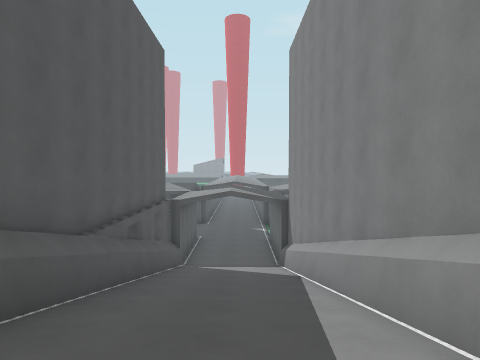
View 1 (above)

24 first-person views from a walk through a 3-D level made in the Godot game engine. The camera is 1.2 m above the floor, tilts 2° down and sees 75° across. The floor is counted in squares, 2 m on a side. Each view is taken from the middle of a square. On the plan, view 1 faces up. The plan holds only what a view shows up to about 9 squares ahead; the rest is blank. The place goes on beyond the plan. Characters and animated objects are left out.

View 2
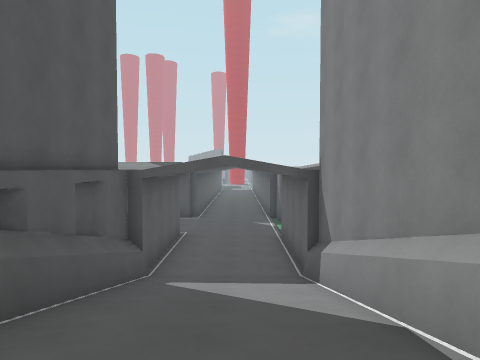

View 3
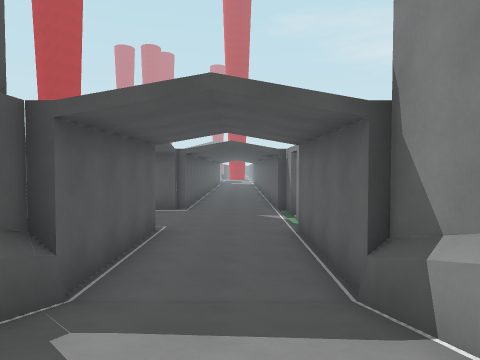

View 4
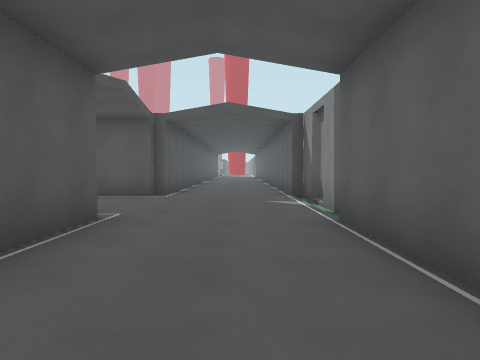

View 5
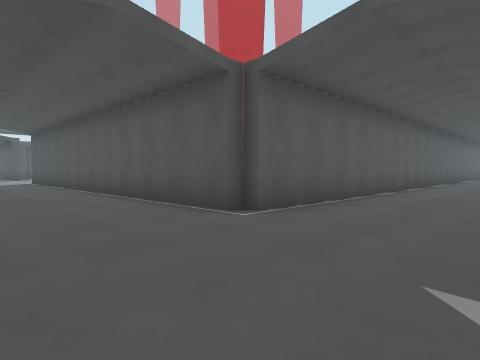

View 6
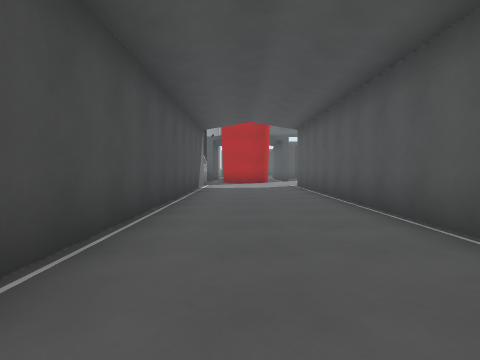

View 7
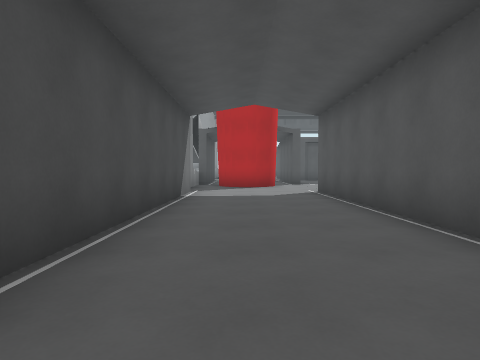

View 8
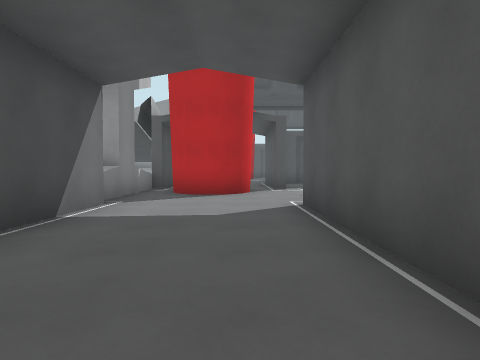

View 9
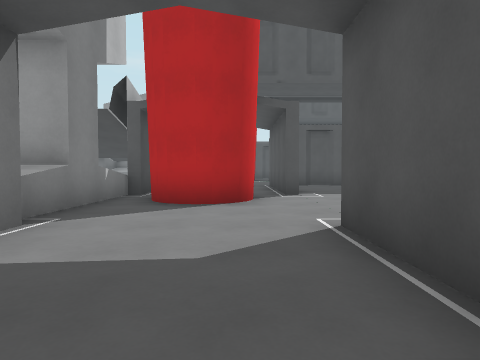

View 10
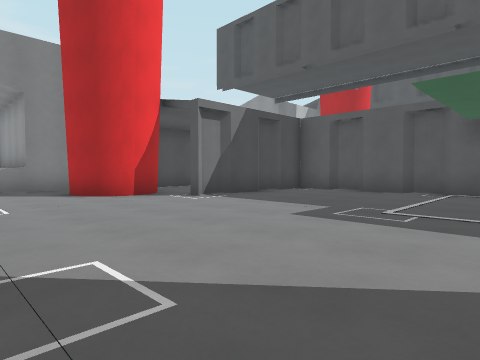

View 11
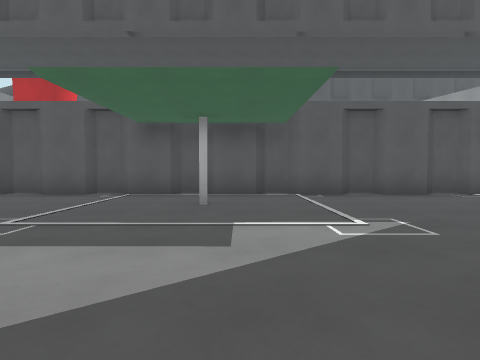

View 12
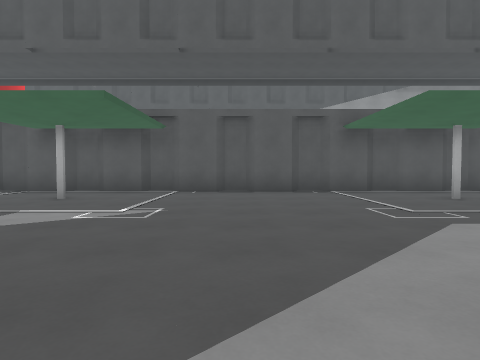

View 13
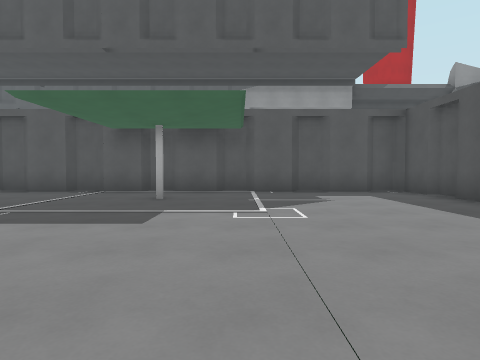

View 14
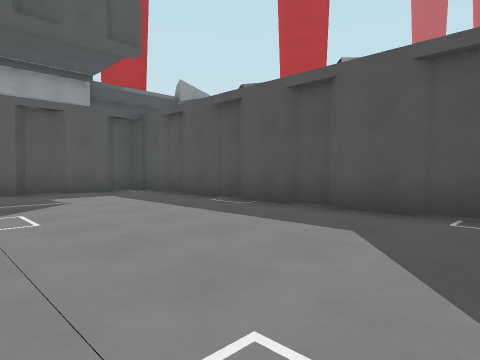

View 15
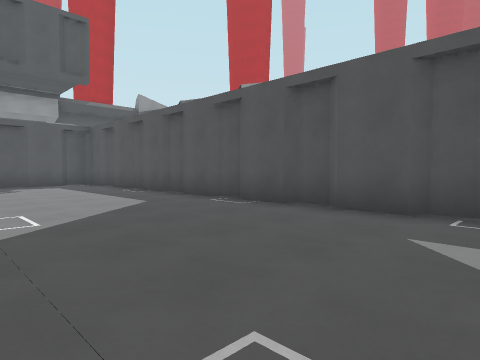

View 16
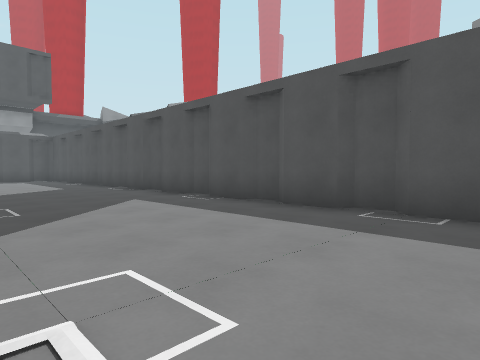

View 17
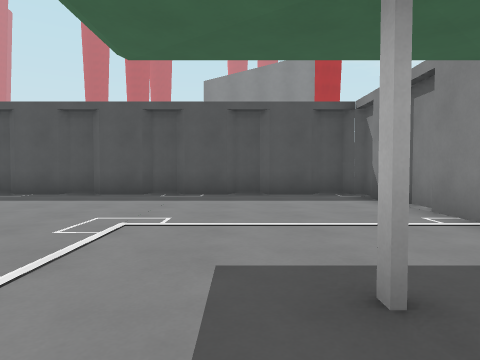

View 18
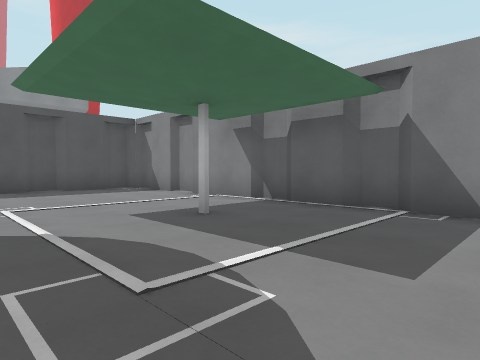

View 19
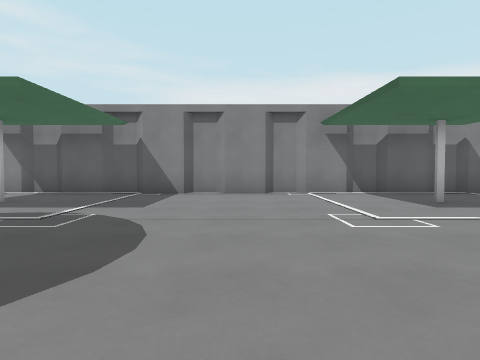

View 20
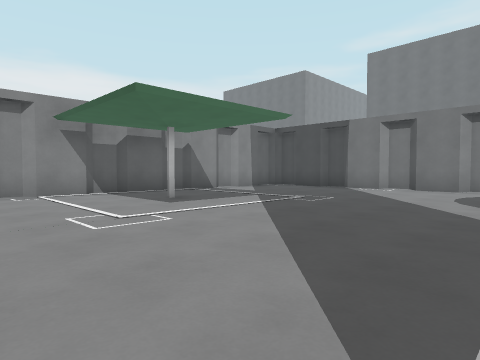

View 21
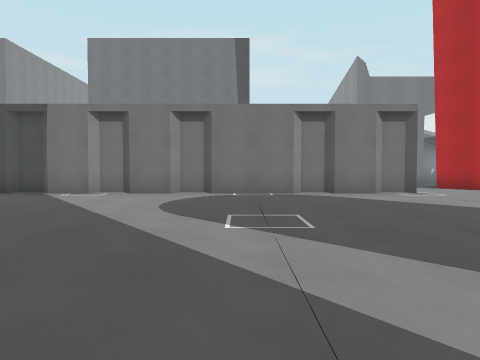

View 22
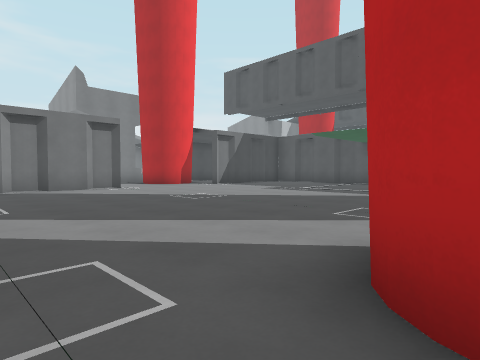

View 23
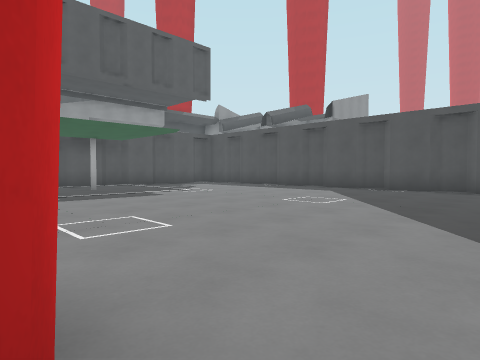

View 24
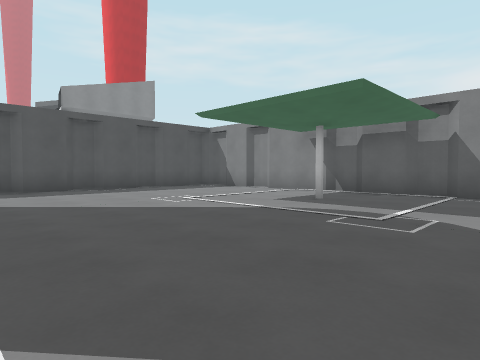

### Floor plan
Key: @ floor where view 1 was taken; # wall or solid block; . floor; / step, stairs or slope; ^ raised ledge.
Columns run from 23 left of view 1 to 2 right of it. Each row starts with its distance up from view 1.
 39 ######################
 38  #...................#
 37  #...................#
 36  #...................#
 35  #...................#
 34  #...................#
 33  #...................#
 32  #.#...............#.#
 31  #...................#
 30  #...................#
 29  #.......  #.........#
 28  #........ #.........#
 27  #....... ...........#
 26  #...................#.
 25  #...................#..
 24  #.#...............#.#..
 23  #...................#..
 22  #...................#..
 21  #.................. #..
 20  #.................  #..
 19  #.................  #...#
 18  ####....#############...#
 17     .##..................#
 16       #..................#
 15      ....................#
 14     #^^#^##########  #...#
 13        ^             #...#
 12                      #...#
 11                      #...#
 10                      #///#
  9                     ##///#
  8                     ##///#
  7                     #^///#
  6                     ##///#
  5                     ##///#
  4                     ^^///#
  3                     ^#///#
  2                      ^///#
  1
  0                        @

Positions as (right, up) in squares from view 1, and headings:
1: (0, 0), facing up
2: (0, 4), facing up
3: (0, 7), facing up
4: (0, 10), facing up
5: (1, 15), facing up-left
6: (-3, 16), facing left
7: (-6, 16), facing left
8: (-9, 17), facing left
9: (-11, 17), facing left
10: (-14, 24), facing down-left
11: (-15, 25), facing left
12: (-14, 28), facing left
13: (-14, 34), facing left
14: (-14, 34), facing up-left
15: (-10, 34), facing up-left
16: (-5, 34), facing up-left
17: (-5, 31), facing up
18: (-7, 29), facing up-right
19: (-10, 28), facing right
20: (-10, 28), facing down-right
21: (-10, 26), facing down
22: (-10, 28), facing down-left
23: (-11, 29), facing up-left
24: (-10, 29), facing up-right
